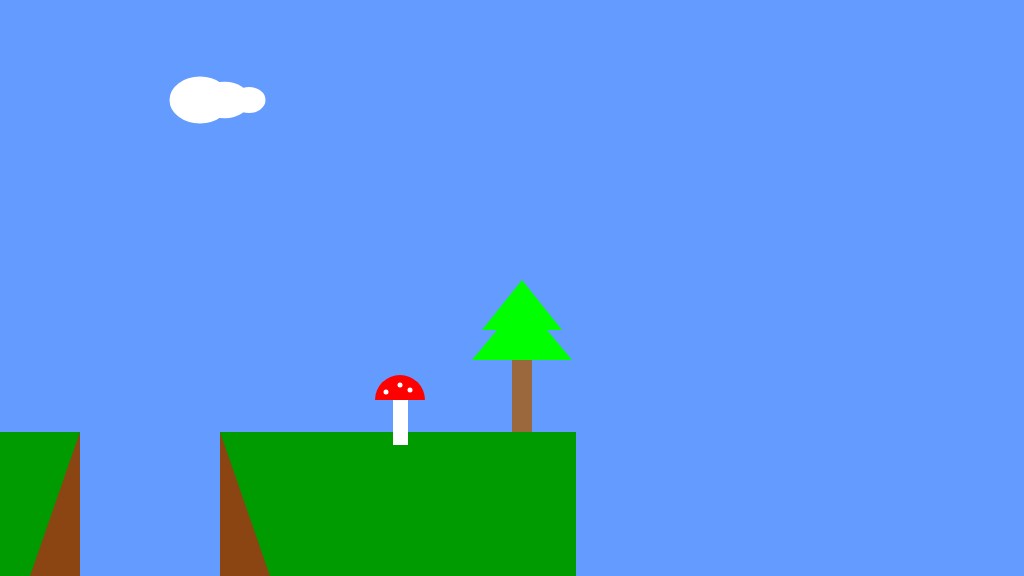
Frame 1 (no input)
Frame 60 (no input): identical to frame 1, image omitted
Frame 120 (the mouse pressed at the canvas centre since frame 60): identical to frame 1, image omitted

The p5.js sketch that drew this single still picture (run headless with seeded random() and noise() and a simulated clock; from frame 60 on, the mouse is pressed at the canvas centre):

// p5.js sketch
// ── sketch.js
/*

The Game Project

2b - using variables

*/

var floorPos_y;

var gameChar_x;
var gameChar_y;

var treePos_x;
var treePos_y;

var canyon;
var collectable;

var mountain;
var cloud;


function setup()
{
	createCanvas(1024, 576);
	floorPos_y = 432; //NB. we are now using a variable for the floor position

	//NB. We are now using the built in variables height and width
	gameChar_x = width/2;
	gameChar_y = floorPos_y;

	treePos_x = width/2;
	treePos_y = height/2;
    
    canyon = {
        x_pos: -100, 
        width: 100
    }
    
    collectable = {
        x_pos: 100, 
        y_pos: 100, 
        size: 50
    }
    
    cloud = {
        x_pos: 200,
        y_pos: 100,
        scale: 0.7
    }
}

function draw()
{
	background(100, 155, 255); //fill the sky blue

	noStroke();
	fill(0, 155, 0);
	rect(0, floorPos_y, height, width - floorPos_y); //draw some green ground
    
//    Tree
    treePos_y = 350;
	fill(155,103,60); //tree trunk
    rect(treePos_x, treePos_y, 20, 82); 
	
    fill(0,255,0); //branches
    triangle(treePos_x - 40, treePos_y + 10, 
             treePos_x + 10, treePos_y - 50, 
             treePos_x + 60, treePos_y + 10);

    triangle(treePos_x - 30, treePos_y - 20,
             treePos_x + 10, treePos_y - 70,
             treePos_x + 50, treePos_y - 20);
//    canyon
    fill(139,69,19);
    triangle(canyon.x_pos + 130, 576,
             canyon.x_pos + 180, 432,
             canyon.x_pos + 180, 576);
    
    triangle(canyon.x_pos + 220 + canyon.width, 576,
             canyon.x_pos + 220 + canyon.width, 432,
             canyon.x_pos + 270 + canyon.width,576);

    fill(100, 155, 255);
    rect(canyon.x_pos + 180, 432, 40 + canyon.width, 144); //blue canyon gap
    
//    collectable
    noStroke();
	fill(255,0,0); //hat of mushroom
    arc(400, 400, 50, 50, radians(180), radians(0), CHORD);
    fill(255); // leg of mushroom
    rect(393,400,15,45);
    stroke(255); // white dots
    strokeWeight(5);
    point(386,392);
    point(400,385);
    point(410,390);
    
//    clouds
    fill(255);
	ellipse(cloud.x_pos, 100, 80 * cloud.scale, 60 * cloud.scale);
	ellipse(cloud.x_pos + 35 * cloud.scale, 100, 65 * cloud.scale, 45 * cloud.scale);
	ellipse(cloud.x_pos + 70 * cloud.scale, 100, 40 * cloud.scale, 30 * cloud.scale);


}

function mousePressed()
{


}
